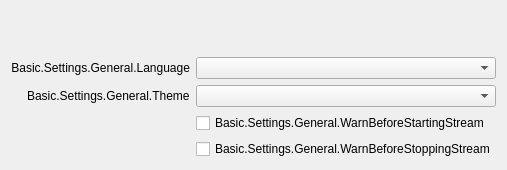
       <widget class="QWidget" name="generalPage">
        <layout class="QFormLayout" name="formLayout_2">
         <property name="fieldGrowthPolicy">
          <enum>QFormLayout::AllNonFixedFieldsGrow</enum>
         </property>
         <property name="labelAlignment">
          <set>Qt::AlignRight|Qt::AlignTrailing|Qt::AlignVCenter</set>
         </property>
         <item row="0" column="0">
          <spacer name="verticalSpacer">
           <property name="orientation">
            <enum>Qt::Vertical</enum>
           </property>
           <property name="sizeHint" stdset="0">
            <size>
             <width>20</width>
             <height>40</height>
            </size>
           </property>
          </spacer>
         </item>
         <item row="1" column="0">
          <widget class="QLabel" name="label">
           <property name="minimumSize">
            <size>
             <width>170</width>
             <height>0</height>
            </size>
           </property>
           <property name="text">
            <string>Basic.Settings.General.Language</string>
           </property>
           <property name="alignment">
            <set>Qt::AlignRight|Qt::AlignTrailing|Qt::AlignVCenter</set>
           </property>
          </widget>
         </item>
         <item row="1" column="1">
          <widget class="QComboBox" name="language"/>
         </item>
         <item row="2" column="0">
          <widget class="QLabel" name="label_42">
           <property name="text">
            <string>Basic.Settings.General.Theme</string>
           </property>
          </widget>
         </item>
         <item row="2" column="1">
          <widget class="QComboBox" name="theme"/>
         </item>
         <item row="3" column="1">
          <widget class="QCheckBox" name="warnBeforeStreamStart">
           <property name="text">
            <string>Basic.Settings.General.WarnBeforeStartingStream</string>
           </property>
          </widget>
         </item>
         <item row="4" column="1">
          <widget class="QCheckBox" name="warnBeforeStreamStop">
           <property name="text">
            <string>Basic.Settings.General.WarnBeforeStoppingStream</string>
           </property>
          </widget>
         </item>
        </layout>
       </widget>
